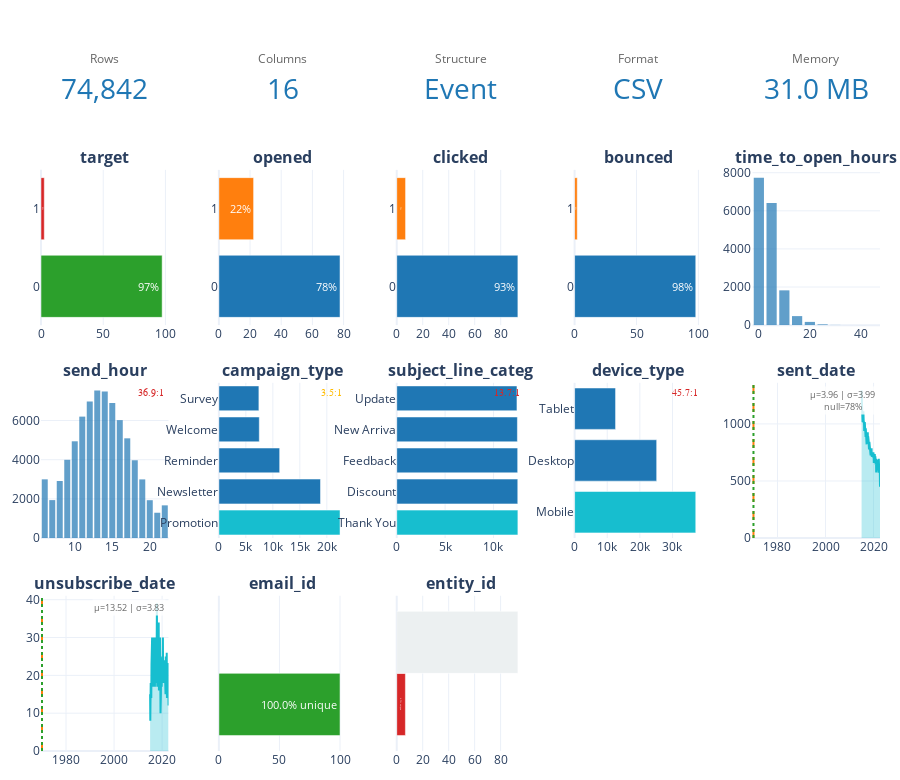

Notebook code for this chart:
### Markdown cell above
## 1.3 Dataset Exploration

Now we explore the **snapshot data** (not raw data). This ensures all visualizations and metrics reflect the actual training data with temporal integrity.

### Code cell
# Explore the snapshot data
# Note: UnifiedDataPreparer renames the target column to "target" in the snapshot
# So we use "target" as the hint, not the original TARGET_COLUMN name
explorer = DataExplorer(visualize=False, save_findings=True, output_dir=str(OUTPUT_DIR))
findings = explorer.explore(df, target_hint="target", name=dataset_name)
findings.source_path = DATA_PATH

# Store snapshot info in findings
findings.snapshot_id = snapshot_metadata['snapshot_id']
findings.snapshot_path = str(OUTPUT_DIR / "snapshots" / f"{snapshot_metadata['snapshot_id']}.parquet")
findings.timestamp_scenario = scenario
findings.timestamp_strategy = ts_config.strategy.value

# Also store the original target column name for reference
findings.metadata["original_target_column"] = TARGET_COLUMN

granularity = "event" if granularity_result.granularity == DatasetGranularity.EVENT_LEVEL else "entity"

# Display dataset overview
chart_builder = ChartBuilder()
display_figure(chart_builder.dataset_at_a_glance(
    df, findings,
    source_path=f"Snapshot: {snapshot_metadata['snapshot_id']}",
    granularity=granularity,
    max_columns=15,
    columns_per_row=5
))

### Figure 1 — Plotly figure (JSON) as saved in the notebook; plotly's stock layout.template omitted (floating-point values rounded to 4 significant figures; data arrays with more than 128 entries replaced by an {"elided": "..."} marker saying what was removed)
{"data": [{"domain": {"x": [0, 0.152], "y": [0.886, 1.0]}, "mode": "number", "number": {"font": {"color": "rgba(0,0,0,0)", "size": 1}}, "type": "indicator", "value": 0}, {"domain": {"x": [0.212, 0.364], "y": [0.886, 1.0]}, "mode": "number", "number": {"font": {"color": "rgba(0,0,0,0)", "size": 1}}, "type": "indicator", "value": 0}, {"domain": {"x": [0.424, 0.576], "y": [0.886, 1.0]}, "mode": "number", "number": {"font": {"color": "rgba(0,0,0,0)", "size": 1}}, "type": "indicator", "value": 0}, {"domain": {"x": [0.636, 0.788], "y": [0.886, 1.0]}, "mode": "number", "number": {"font": {"color": "rgba(0,0,0,0)", "size": 1}}, "type": "indicator", "value": 0}, {"domain": {"x": [0.848, 1], "y": [0.886, 1.0]}, "mode": "number", "number": {"font": {"color": "rgba(0,0,0,0)", "size": 1}}, "type": "indicator", "value": 0}, {"hovertemplate": "%{y}: %{x:.1f}%<extra></extra>", "marker": {"color": ["#2ca02c", "#d62728"]}, "orientation": "h", "showlegend": false, "text": ["97%", "3%"], "textfont": {"color": "white", "size": 11}, "textposition": "inside", "type": "bar", "x": [97.36, 2.636], "xaxis": "x", "y": ["0", "1"], "yaxis": "y"}, {"hovertemplate": "%{y}: %{x:.1f}%<extra></extra>", "marker": {"color": ["#1f77b4", "#ff7f0e"]}, "orientation": "h", "showlegend": false, "text": ["78%", "22%"], "textfont": {"color": "white", "size": 11}, "textposition": "inside", "type": "bar", "x": [77.72, 22.28], "xaxis": "x2", "y": ["0", "1"], "yaxis": "y2"}, {"hovertemplate": "%{y}: %{x:.1f}%<extra></extra>", "marker": {"color": ["#1f77b4", "#ff7f0e"]}, "orientation": "h", "showlegend": false, "text": ["93%", "7%"], "textfont": {"color": "white", "size": 11}, "textposition": "inside", "type": "bar", "x": [93.21, 6.793], "xaxis": "x3", "y": ["0", "1"], "yaxis": "y3"}, {"hovertemplate": "%{y}: %{x:.1f}%<extra></extra>", "marker": {"color": ["#1f77b4", "#ff7f0e"]}, "orientation": "h", "showlegend": false, "text": ["98%", "2%"], "textfont": {"color": "white", "size": 11}, "textposition": "inside", "type": "bar", "x": [97.86, 2.143], "xaxis": "x4", "y": ["0", "1"], "yaxis": "y4"}, {"hovertemplate": "Range: %{x}<br>Count: %{y}<extra></extra>", "marker": {"color": "#1f77b4"}, "nbinsx": 20, "opacity": 0.7, "type": "histogram", "x": {"elided": "16675 float values"}, "xaxis": "x5", "yaxis": "y5"}, {"hovertemplate": "Range: %{x}<br>Count: %{y}<extra></extra>", "marker": {"color": "#1f77b4"}, "nbinsx": 20, "opacity": 0.7, "type": "histogram", "x": {"elided": "74842 int values"}, "xaxis": "x6", "yaxis": "y6"}, {"hovertemplate": "%{y}: %{x:,}<extra></extra>", "marker": {"color": ["#17becf", "#1f77b4", "#1f77b4", "#1f77b4", "#1f77b4"]}, "orientation": "h", "type": "bar", "x": [22445, 18829, 11264, 7489, 7414], "xaxis": "x7", "y": ["Promotion", "Newsletter", "Reminder", "Welcome", "Survey"], "yaxis": "y7"}, {"hovertemplate": "%{y}: %{x:,}<extra></extra>", "marker": {"color": ["#17becf", "#1f77b4", "#1f77b4", "#1f77b4", "#1f77b4"]}, "orientation": "h", "type": "bar", "x": [12522, 12509, 12500, 12471, 12426], "xaxis": "x8", "y": ["Thank You", "Discount", "Feedback", "New Arriva", "Update"], "yaxis": "y8"}, {"hovertemplate": "%{y}: %{x:,}<extra></extra>", "marker": {"color": ["#17becf", "#1f77b4", "#1f77b4"]}, "orientation": "h", "type": "bar", "x": [37134, 25155, 12553], "xaxis": "x9", "y": ["Mobile", "Desktop", "Tablet"], "yaxis": "y9"}, {"fill": "tozeroy", "fillcolor": "rgba(23, 190, 207, 0.3)", "hovertemplate": "%{x}: %{y:,}<extra></extra>", "line": {"color": "#17becf"}, "mode": "lines", "type": "scatter", "x": ["2015-01", "2015-02", "2015-03", "2015-04", "2015-05", "2015-06", "2015-07", "2015-08", "2015-09", "2015-10", "2015-11", "2015-12", "2016-01", "2016-02", "2016-03", "2016-04", "2016-05", "2016-06", "2016-07", "2016-08", "2016-09", "2016-10", "2016-11", "2016-12", "2017-01", "2017-02", "2017-03", "2017-04", "2017-05", "2017-06", "2017-07", "2017-08", "2017-09", "2017-10", "2017-11", "2017-12", "2018-01", "2018-02", "2018-03", "2018-04", "2018-05", "2018-06", "2018-07", "2018-08", "2018-09", "2018-10", "2018-11", "2018-12", "2019-01", "2019-02", "2019-03", "2019-04", "2019-05", "2019-06", "2019-07", "2019-08", "2019-09", "2019-10", "2019-11", "2019-12", "2020-01", "2020-02", "2020-03", "2020-04", "2020-05", "2020-06", "2020-07", "2020-08", "2020-09", "2020-10", "2020-11", "2020-12", "2021-01", "2021-02", "2021-03", "2021-04", "2021-05", "2021-06", "2021-07", "2021-08", "2021-09", "2021-10", "2021-11", "2021-12", "2022-01", "2022-02", "2022-03", "2022-04", "2022-05", "2022-06", "2022-07", "2022-08", "2022-09"], "xaxis": "x10", "y": [1292, 1076, 1145, 1103, 1103, 1015, 1108, 1103, 1024, 1110, 1024, 1008, 1022, 938, 985, 991, 1016, 991, 988, 928, 885, 961, 901, 855, 873, 821, 904, 887, 897, 827, 914, 926, 826, 890, 871, 856, 811, 777, 841, 843, 818, 814, 797, 822, 756, 724, 740, 734, 772, 731, 787, 712, 716, 732, 715, 743, 709, 706, 734, 751, 732, 658, 702, 684, 703, 708, 736, 690, 673, 717, 645, 650, 694, 575, 681, 673, 680, 602, 687, 665, 649, 644, 628, 622, 635, 572, 694, 613, 597, 602, 639, 593, 450], "yaxis": "y10"}, {"fill": "tozeroy", "fillcolor": "rgba(23, 190, 207, 0.3)", "hovertemplate": "%{x}: %{y:,}<extra></extra>", "line": {"color": "#17becf"}, "mode": "lines", "type": "scatter", "x": ["2015-01", "2015-02", "2015-03", "2015-04", "2015-05", "2015-06", "2015-07", "2015-08", "2015-09", "2015-10", "2015-11", "2015-12", "2016-01", "2016-02", "2016-03", "2016-04", "2016-05", "2016-06", "2016-07", "2016-08", "2016-09", "2016-10", "2016-11", "2016-12", "2017-01", "2017-02", "2017-03", "2017-04", "2017-05", "2017-06", "2017-07", "2017-08", "2017-09", "2017-10", "2017-11", "2017-12", "2018-01", "2018-02", "2018-03", "2018-04", "2018-05", "2018-06", "2018-07", "2018-08", "2018-09", "2018-10", "2018-11", "2018-12", "2019-01", "2019-02", "2019-03", "2019-04", "2019-05", "2019-06", "2019-07", "2019-08", "2019-09", "2019-10", "2019-11", "2019-12", "2020-01", "2020-02", "2020-03", "2020-04", "2020-05", "2020-06", "2020-07", "2020-08", "2020-09", "2020-10", "2020-11", "2020-12", "2021-01", "2021-02", "2021-03", "2021-04", "2021-05", "2021-06", "2021-07", "2021-08", "2021-09", "2021-10", "2021-11", "2021-12", "2022-01", "2022-02", "2022-03", "2022-04", "2022-05", "2022-06", "2022-07", "2022-08", "2022-09"], "xaxis": "x11", "y": [15, 8, 14, 18, 15, 16, 14, 23, 28, 25, 30, 20, 29, 22, 28, 18, 17, 30, 24, 26, 24, 22, 19, 25, 17, 22, 30, 20, 21, 19, 24, 18, 21, 28, 39, 21, 17, 22, 17, 30, 22, 28, 23, 34, 16, 22, 26, 16, 22, 20, 30, 21, 10, 19, 15, 24, 21, 18, 17, 24, 24, 25, 29, 19, 30, 18, 19, 18, 21, 24, 23, 23, 21, 18, 21, 16, 21, 15, 25, 20, 21, 16, 18, 26, 14, 21, 16, 20, 15, 14, 23, 23, 12], "yaxis": "y11"}, {"hovertemplate": "Unique: 74,842 / 74,842<extra></extra>", "marker": {"color": "#2ca02c"}, "orientation": "h", "showlegend": false, "text": "100.0% unique", "textfont": {"color": "white", "size": 11}, "textposition": "inside", "type": "bar", "x": [100], "xaxis": "x12", "y": [""], "yaxis": "y12"}, {"hoverinfo": "skip", "marker": {"color": "#ecf0f1"}, "orientation": "h", "showlegend": false, "type": "bar", "x": [0], "xaxis": "x12", "y": [""], "yaxis": "y12"}, {"hovertemplate": "Unique: 4,998 / 74,842<extra></extra>", "marker": {"color": "#d62728"}, "orientation": "h", "showlegend": false, "text": "6.7% unique", "textfont": {"color": "white", "size": 11}, "textposition": "inside", "type": "bar", "x": [6.678], "xaxis": "x13", "y": [""], "yaxis": "y13"}, {"hoverinfo": "skip", "marker": {"color": "#ecf0f1"}, "orientation": "h", "showlegend": false, "type": "bar", "x": [93.32], "xaxis": "x13", "y": [""], "yaxis": "y13"}], "layout": {"annotations": [{"font": {"size": 16}, "showarrow": false, "text": "<b>target</b>", "x": 0.076, "xanchor": "center", "xref": "paper", "y": 0.806, "yanchor": "bottom", "yref": "paper"}, {"font": {"size": 16}, "showarrow": false, "text": "<b>opened</b>", "x": 0.288, "xanchor": "center", "xref": "paper", "y": 0.806, "yanchor": "bottom", "yref": "paper"}, {"font": {"size": 16}, "showarrow": false, "text": "<b>clicked</b>", "x": 0.5, "xanchor": "center", "xref": "paper", "y": 0.806, "yanchor": "bottom", "yref": "paper"}, {"font": {"size": 16}, "showarrow": false, "text": "<b>bounced</b>", "x": 0.712, "xanchor": "center", "xref": "paper", "y": 0.806, "yanchor": "bottom", "yref": "paper"}, {"font": {"size": 16}, "showarrow": false, "text": "<b>time_to_open_hours</b>", "x": 0.924, "xanchor": "center", "xref": "paper", "y": 0.806, "yanchor": "bottom", "yref": "paper"}, {"font": {"size": 16}, "showarrow": false, "text": "<b>send_hour</b>", "x": 0.076, "xanchor": "center", "xref": "paper", "y": 0.5107, "yanchor": "bottom", "yref": "paper"}, {"font": {"size": 16}, "showarrow": false, "text": "<b>campaign_type</b>", "x": 0.288, "xanchor": "center", "xref": "paper", "y": 0.5107, "yanchor": "bottom", "yref": "paper"}, {"font": {"size": 16}, "showarrow": false, "text": "<b>subject_line_categ</b>", "x": 0.5, "xanchor": "center", "xref": "paper", "y": 0.5107, "yanchor": "bottom", "yref": "paper"}, {"font": {"size": 16}, "showarrow": false, "text": "<b>device_type</b>", "x": 0.712, "xanchor": "center", "xref": "paper", "y": 0.5107, "yanchor": "bottom", "yref": "paper"}, {"font": {"size": 16}, "showarrow": false, "text": "<b>sent_date</b>", "x": 0.924, "xanchor": "center", "xref": "paper", "y": 0.5107, "yanchor": "bottom", "yref": "paper"}, {"font": {"size": 16}, "showarrow": false, "text": "<b>unsubscribe_date</b>", "x": 0.076, "xanchor": "center", "xref": "paper", "y": 0.2153, "yanchor": "bottom", "yref": "paper"}, {"font": {"size": 16}, "showarrow": false, "text": "<b>email_id</b>", "x": 0.288, "xanchor": "center", "xref": "paper", "y": 0.2153, "yanchor": "bottom", "yref": "paper"}, {"font": {"size": 16}, "showarrow": false, "text": "<b>entity_id</b>", "x": 0.5, "xanchor": "center", "xref": "paper", "y": 0.2153, "yanchor": "bottom", "yref": "paper"}, {"font": {"color": "#666", "size": 12}, "showarrow": false, "text": "Rows", "x": 0.076, "xanchor": "center", "xref": "paper", "y": 0.96, "yanchor": "middle", "yref": "paper"}, {"font": {"color": "#1f77b4", "size": 28}, "showarrow": false, "text": "74,842", "x": 0.076, "xanchor": "center", "xref": "paper", "y": 0.92, "yanchor": "middle", "yref": "paper"}, {"font": {"color": "#666", "size": 12}, "showarrow": false, "text": "Columns", "x": 0.288, "xanchor": "center", "xref": "paper", "y": 0.96, "yanchor": "middle", "yref": "paper"}, {"font": {"color": "#1f77b4", "size": 28}, "showarrow": false, "text": "16", "x": 0.288, "xanchor": "center", "xref": "paper", "y": 0.92, "yanchor": "middle", "yref": "paper"}, {"font": {"color": "#666", "size": 12}, "showarrow": false, "text": "Structure", "x": 0.5, "xanchor": "center", "xref": "paper", "y": 0.96, "yanchor": "middle", "yref": "paper"}, {"font": {"color": "#1f77b4", "size": 28}, "showarrow": false, "text": "Event", "x": 0.5, "xanchor": "center", "xref": "paper", "y": 0.92, "yanchor": "middle", "yref": "paper"}, {"font": {"color": "#666", "size": 12}, "showarrow": false, "text": "Format", "x": 0.712, "xanchor": "center", "xref": "paper", "y": 0.96, "yanchor": "middle", "yref": "paper"}, {"font": {"color": "#1f77b4", "size": 28}, "showarrow": false, "text": "CSV", "x": 0.712, "xanchor": "center", "xref": "paper", "y": 0.92, "yanchor": "middle", "yref": "paper"}, {"font": {"color": "#666", "size": 12}, "showarrow": false, "text": "Memory", "x": 0.924, "xanchor": "center", "xref": "paper", "y": 0.96, "yanchor": "middle", "yref": "paper"}, {"font": {"color": "#1f77b4", "size": 28}, "showarrow": false, "text": "31.0 MB", "x": 0.924, "xanchor": "center", "xref": "paper", "y": 0.92, "yanchor": "middle", "yref": "paper"}, {"font": {"color": "#d62728", "family": "Arial Black", "size": 10}, "showarrow": false, "text": "36.9:1", "x": 0.98, "xanchor": "right", "xref": "x6 domain", "y": 0.98, "yanchor": "top", "yref": "y6 domain"}, {"font": {"color": "#ffbb00", "family": "Arial Black", "size": 10}, "showarrow": false, "text": "3.5:1", "x": 0.98, "xanchor": "right", "xref": "x7 domain", "y": 0.98, "yanchor": "top", "yref": "y7 domain"}, {"font": {"color": "#d62728", "family": "Arial Black", "size": 10}, "showarrow": false, "text": "13.7:1", "x": 0.98, "xanchor": "right", "xref": "x8 domain", "y": 0.98, "yanchor": "top", "yref": "y8 domain"}, {"font": {"color": "#d62728", "family": "Arial Black", "size": 10}, "showarrow": false, "text": "45.7:1", "x": 0.98, "xanchor": "right", "xref": "x9 domain", "y": 0.98, "yanchor": "top", "yref": "y9 domain"}, {"bgcolor": "rgba(255,255,255,0.8)", "font": {"color": "#666", "size": 9}, "showarrow": false, "text": "μ=3.96 | σ=3.99<br>null=78%", "x": 0.98, "xanchor": "right", "xref": "x10 domain", "y": 0.98, "yanchor": "top", "yref": "y10 domain"}, {"bgcolor": "rgba(255,255,255,0.8)", "font": {"color": "#666", "size": 9}, "showarrow": false, "text": "μ=13.52 | σ=3.83", "x": 0.98, "xanchor": "right", "xref": "x11 domain", "y": 0.98, "yanchor": "top", "yref": "y11 domain"}], "height": 780, "margin": {"b": 20, "l": 40, "r": 20, "t": 30}, "shapes": [{"line": {"color": "#ff7f0e", "dash": "dash", "width": 2}, "type": "line", "x0": 3.957, "x1": 3.957, "xref": "x10", "y0": 0, "y1": 1, "yref": "y10 domain"}, {"line": {"color": "#2ca02c", "dash": "dot", "width": 2}, "type": "line", "x0": 2.7, "x1": 2.7, "xref": "x10", "y0": 0, "y1": 1, "yref": "y10 domain"}, {"line": {"color": "#ff7f0e", "dash": "dash", "width": 2}, "type": "line", "x0": 13.52, "x1": 13.52, "xref": "x11", "y0": 0, "y1": 1, "yref": "y11 domain"}, {"line": {"color": "#2ca02c", "dash": "dot", "width": 2}, "type": "line", "x0": 13, "x1": 13, "xref": "x11", "y0": 0, "y1": 1, "yref": "y11 domain"}], "showlegend": false, "xaxis": {"anchor": "y", "domain": [0, 0.152]}, "xaxis10": {"anchor": "y10", "domain": [0.848, 1]}, "xaxis11": {"anchor": "y11", "domain": [0, 0.152]}, "xaxis12": {"anchor": "y12", "domain": [0.212, 0.364]}, "xaxis13": {"anchor": "y13", "domain": [0.424, 0.576]}, "xaxis14": {"anchor": "y14", "domain": [0.636, 0.788]}, "xaxis15": {"anchor": "y15", "domain": [0.848, 1], "tickangle": -45, "type": "category"}, "xaxis16": {"tickangle": -45, "type": "category"}, "xaxis2": {"anchor": "y2", "domain": [0.212, 0.364]}, "xaxis3": {"anchor": "y3", "domain": [0.424, 0.576]}, "xaxis4": {"anchor": "y4", "domain": [0.636, 0.788]}, "xaxis5": {"anchor": "y5", "domain": [0.848, 1]}, "xaxis6": {"anchor": "y6", "domain": [0, 0.152]}, "xaxis7": {"anchor": "y7", "domain": [0.212, 0.364]}, "xaxis8": {"anchor": "y8", "domain": [0.424, 0.576]}, "xaxis9": {"anchor": "y9", "domain": [0.636, 0.788]}, "yaxis": {"anchor": "x", "domain": [0.5907, 0.806]}, "yaxis10": {"anchor": "x10", "domain": [0.2953, 0.5107]}, "yaxis11": {"anchor": "x11", "domain": [0, 0.2153]}, "yaxis12": {"anchor": "x12", "domain": [0, 0.2153]}, "yaxis13": {"anchor": "x13", "domain": [0, 0.2153]}, "yaxis14": {"anchor": "x14", "domain": [0, 0.2153]}, "yaxis15": {"anchor": "x15", "domain": [0, 0.2153]}, "yaxis2": {"anchor": "x2", "domain": [0.5907, 0.806]}, "yaxis3": {"anchor": "x3", "domain": [0.5907, 0.806]}, "yaxis4": {"anchor": "x4", "domain": [0.5907, 0.806]}, "yaxis5": {"anchor": "x5", "domain": [0.5907, 0.806]}, "yaxis6": {"anchor": "x6", "domain": [0.2953, 0.5107]}, "yaxis7": {"anchor": "x7", "domain": [0.2953, 0.5107]}, "yaxis8": {"anchor": "x8", "domain": [0.2953, 0.5107]}, "yaxis9": {"anchor": "x9", "domain": [0.2953, 0.5107]}}}
